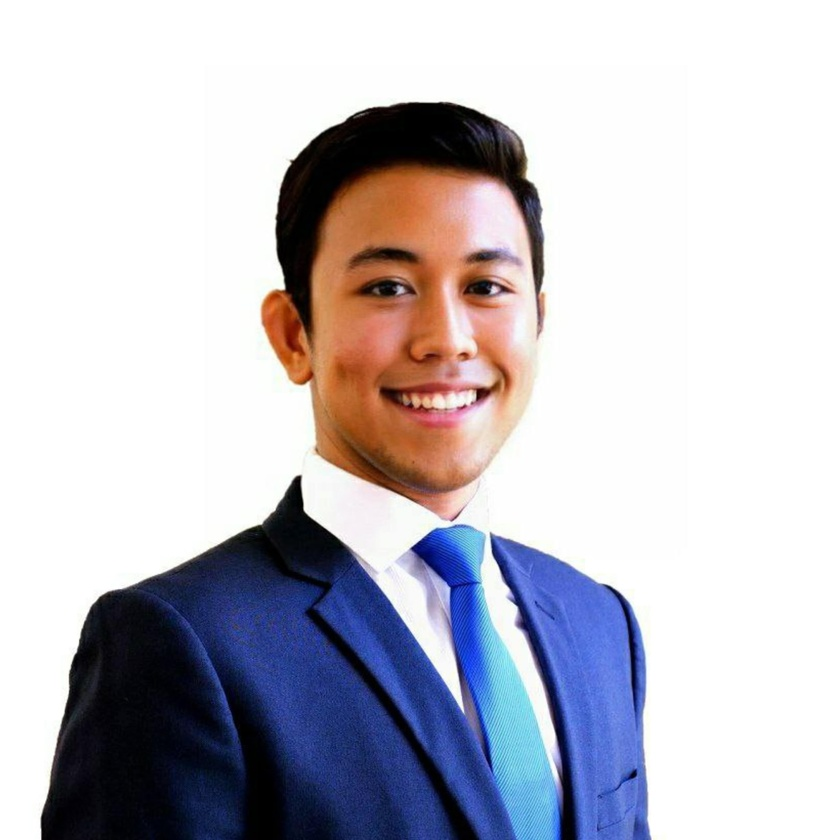
#> input picture imgs/a.jpg, 840 x 840 px, shrunk from 4844 x 4844 before the run, found by its file name; its folder holds only this picture in this run
$ python photoEditor.py
#> lines starting #> are read from the running program, lines starting #| are printed output that depends on the picture
from PIL import Image, ImageEnhance, ImageFilter
import os

#this is folder for unedited images
path = '/Users/dymas/development/Python/Image_Editor/PythonPillow_ImageEditor/Image_Editor/imgs'


#this is for edited images
pathOut = '/Users/dymas/development/Python/Image_Editor/PythonPillow_ImageEditor/Image_Editor/editedImgs'

for filename in os.listdir(path):
    img = Image.open(f"{path}/{filename}")
#> img is the input picture: PIL image 840x840 RGB; mean R, G, B 193.1, 190.9, 199.4

    #sharpengin BW
    edit = img.filter(ImageFilter.SHARPEN).convert('L')
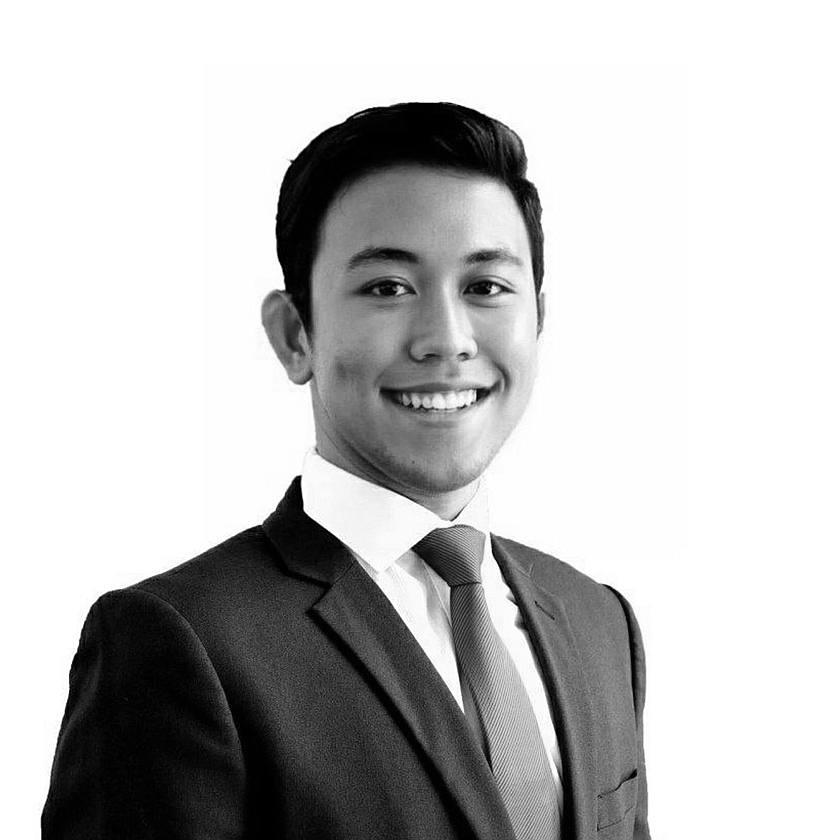
#> edit: PIL image 840x840 L; min 0, max 255, mean 192.5

    #contrast
    factor = 1.5
    enhancer = ImageEnhance.Contrast(edit)
    edit = enhancer.enhance(factor)
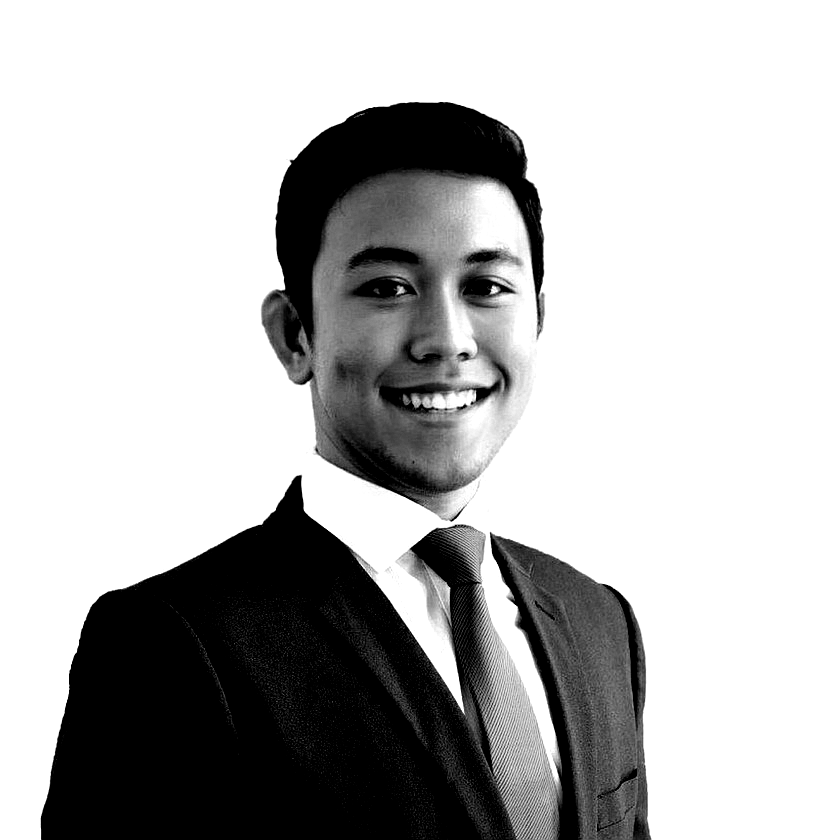
#> edit: PIL image 840x840 L; min 0, max 255, mean 183.5

    #add more edits
    clean_name = os.path.splitext(filename)[0]

    edit.save(f'{pathOut}/{clean_name}_edited.jpg')
